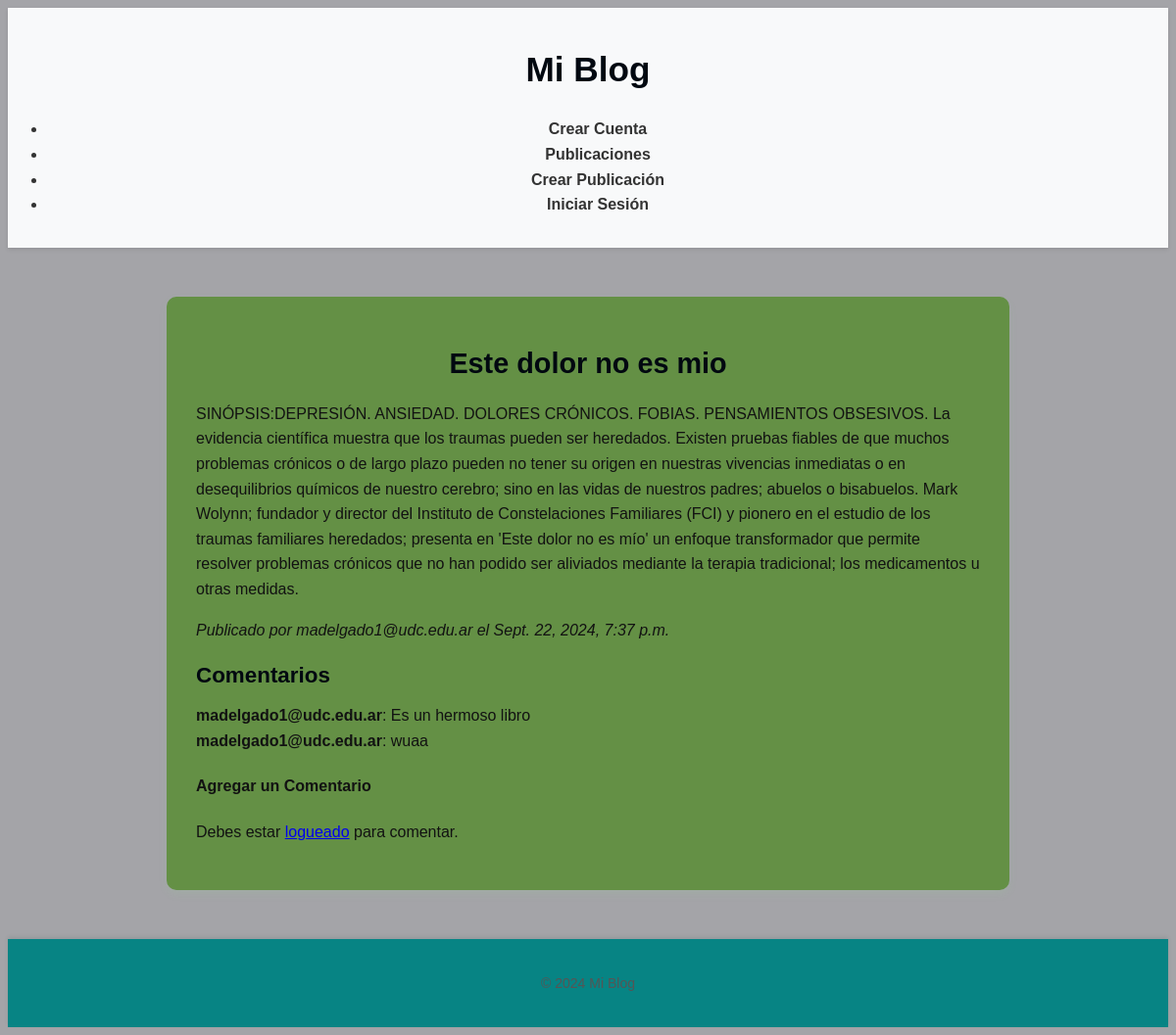
Page /post/posts/5/ on the committed database.
### post/models.py (models this page shows, shortened)
class Post(models.Model):
    titulo = models.CharField(max_length=200)
    contenido = models.TextField()
    fechaDepublicacion = models.DateTimeField(auto_now_add=True)
    autor = models.ForeignKey(User, on_delete=models.CASCADE)

class Comment(models.Model):
   post = models.ForeignKey(Post, related_name='comments',on_delete=models.CASCADE)  # Relación con Post
   author = models.ForeignKey(User, on_delete=models.CASCADE)  # Autor del comentario
   content = models.TextField()  # Contenido del comentario
   created_date = models.DateTimeField(auto_now_add=True)  # Fecha de creación

### post/views.py (the view)
# urls.py: path('posts/<int:id>/', PostDetailView.as_view(), name='post_detalles'),  # Muestra el detalle de una publicación
class PostDetailView(DetailView):
    model = Post
    template_name = 'post/post_detalles.html'
    context_object_name = 'post'
    def get_object(self, queryset=None):
        return get_object_or_404(Post, pk=self.kwargs['id'])
    def get_context_data(self, **kwargs):
        context = super().get_context_data(**kwargs)
        post = self.get_object()
        context['comments'] = post.comments.all()
        return context
    def post(self, request, *args, **kwargs):
        """Maneja la creación de un comentario."""
        post = self.get_object()
        comment_content = request.POST.get('content')
        if request.user.is_authenticated and comment_content:
            Comment.objects.create(post=post, author=request.user, content=comment_content)
        return redirect('post_detalles', id=post.id)

### post/templates/post/post_detalles.html (shortened to what this page needs)
{% extends 'base.html' %}
{% block content %}
<article>
    <h2>{{ post.titulo }}</h2>
    <p>{{ post.contenido }}</p>
    <p><em>Publicado por {{ post.autor }} el {{ post.fechaDepublicacion }}</em></p>
</article>
<section>
    <h3>Comentarios</h3>
    {% if comments %}
        {% for comment in comments %}
            <div>
                <strong>{{ comment.author.username }}</strong>: {{ comment.content }}
            </div>
        {% endfor %}
    {% else %}
        <p>No hay comentarios aún. Sé el primero en comentar.</p>
    {% endif %}
    <h4>Agregar un Comentario</h4>
    {% if user.is_authenticated %}
        <form method="post">
            {% csrf_token %}
            <textarea name="content" rows="4" placeholder="Escribe tu comentario aquí..." required></textarea>
            <button type="submit">Comentar</button>
        </form>
    {% else %}
        <p>Debes estar <a href="{% url 'login' %}">logueado</a> para comentar.</p>
    {% endif %}
</section>
{% endblock %}

### post/templates/base.html (shortened to what this page needs)
{% load static %}
<html lang="es">
<head>
    <link rel="stylesheet" href="{% static 'styles.css' %}">
</head>
<body>
    <header>
        <h1>Mi Blog</h1>
        <nav>
            <ul>
                <li><a href="{% url 'registro' %}">Crear Cuenta</a></li>
                <li><a href="{% url 'post_lista' %}">Publicaciones</a></li>
                <li><a href="{% url 'post_crear' %}">Crear Publicación</a></li>
                {% if user.is_authenticated %}
                    <li>
                        <form method="POST" action="{% url 'logout' %}" style="display:inline;">
                            {% csrf_token %}
                            <button type="submit" style="background:none; border:none; color:#007bff; cursor:pointer; text-decoration:underline;">Cerrar Sesión</button>
                        </form>
                    </li>
                {% else %}
                    <li><a href="{% url 'login' %}">Iniciar Sesión</a></li>
                {% endif %}
            </ul>
        </nav>
    </header>
    <main>
        {% block content %}
        {% endblock %}
    </main>
    <footer>
        <p>&copy; 2024 Mi Blog</p>
    </footer>
</body>
</html>

### post/static/styles.css (style rules this page uses)
body { background-color: #a4a4a8; color: #121212; font-family: Arial, sans-serif; line-height: 1.6; }
header { background-color: #f8f9fa; color: #333; padding: 15px 0; text-align: center; box-shadow: 0 2px 4px rgba(0, 0, 0, 0.1); }
header nav a { color: #333; margin-right: 20px; text-decoration: none; font-weight: bold; }
h1, h2, h3 { color: #010810; font-weight: bold; }
h1 { font-size: 2.2em; margin: 20px 0; }
h2 { font-size: 1.8em; margin: 15px 0; text-align: center; }
h3 { font-size: 1.4em; margin: 10px 0; }
main { max-width: 800px; margin: 50px auto; background-color: #649045; padding: 30px; border-radius: 10px; box-shadow: 0 4px 8px rgba(141, 232, 141, 0.1); }
footer { text-align: center; padding: 20px 0; font-size: 14px; background-color: #078484; color: #555; box-shadow: 0 -2px 4px rgba(2, 52, 38, 0.1); }

### rows in the picture
Post: titulo "Este dolor no es mio", contenido "SINÓPSIS:DEPRESIÓN. ANSIEDAD. DOLORES CRÓNICOS. FOBIAS. PENSAMIENTOS OBSESIVOS. La evidencia científica muestra que los traumas pueden ser heredados. Existen pruebas fiables de que muchos problemas crónicos o de largo plazo pueden no tener su origen en nuestras vivencias inmediatas o en desequilibrios químicos de nuestro cerebro; sino en las vidas de nuestros padres; abuelos o bisabuelos. Mark Wolynn; fundador y director del Instituto de Constelaciones Familiares (FCI) y pionero en el estudio de los traumas familiares heredados; presenta en 'Este dolor no es mío' un enfoque transformador que permite resolver problemas crónicos que no han podido ser aliviados mediante la terapia tradicional;…", autor "madelgado1@udc.edu.ar", fechaDepublicacion "Sept. 22, 2024, 7:37 p.m."
Comment: author.username "madelgado1@udc.edu.ar", content "Es un hermoso libro"
Comment: author.username "madelgado1@udc.edu.ar", content "wuaa"
